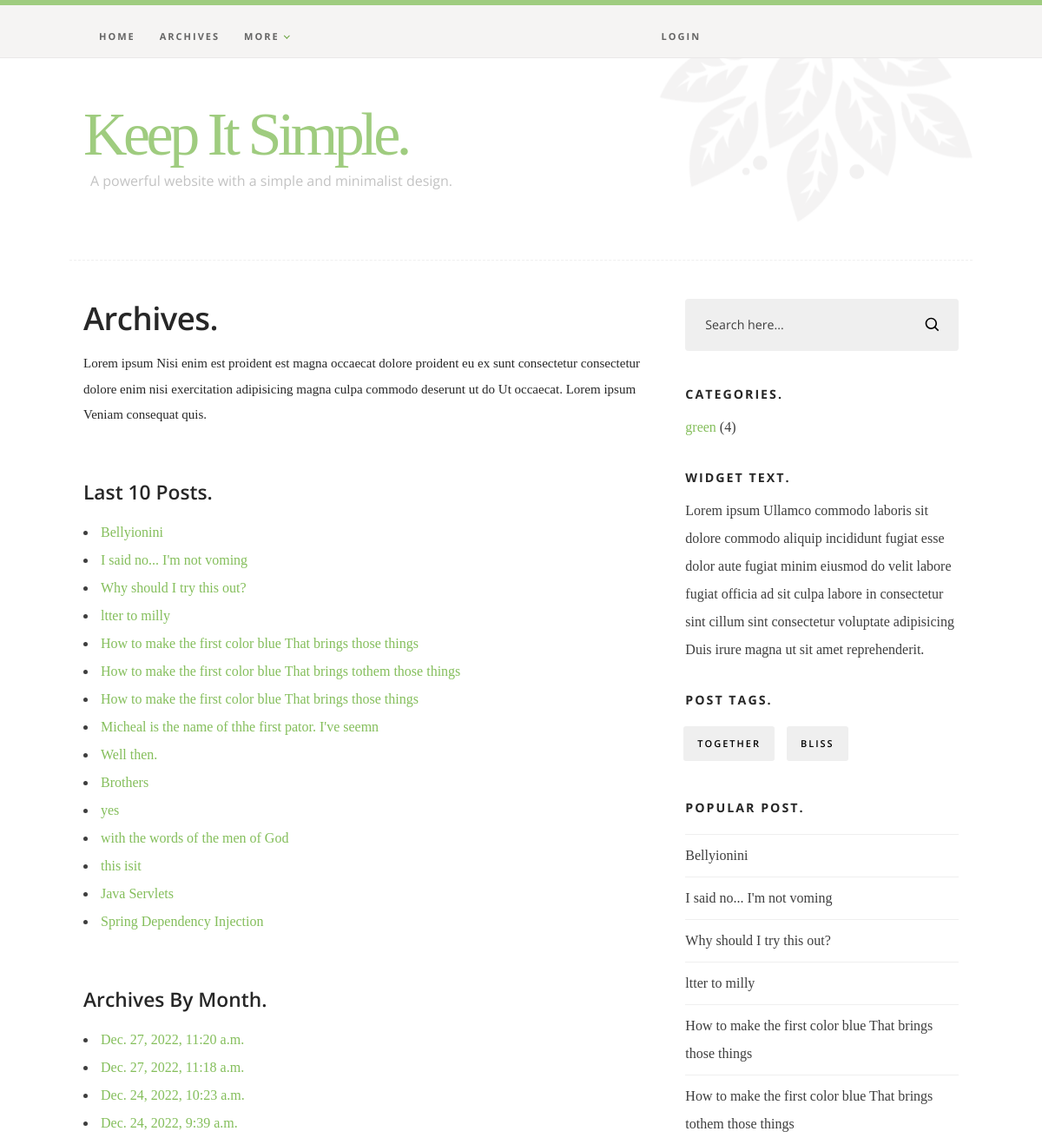
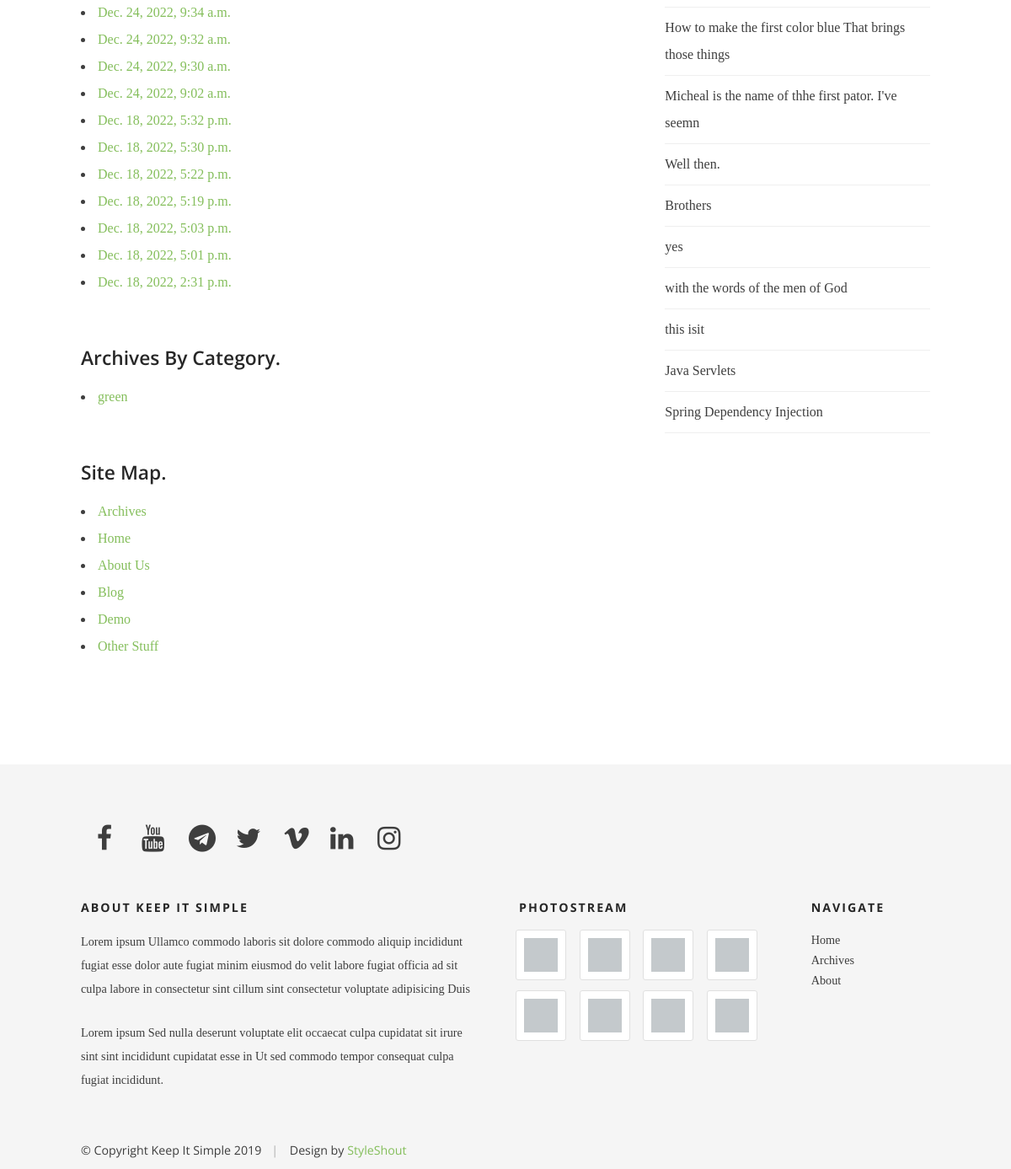
The page /archives on the database its author committed (2 pictures, top to bottom).
### blog/models.py (models this page shows, shortened)
class Post(models.Model):
    post_title = models.CharField(max_length=100)
    post_body = RichTextUploadingField()
    cover = models.ImageField(upload_to='images', blank=True)
    category = models.ForeignKey(Categories, related_name='categories', on_delete=models.CASCADE)
    author = models.ForeignKey(User,related_name= "author", null=True, blank=True, on_delete=models.CASCADE)
    tags = models.ManyToManyField(Tags, related_name = 'tags')
    post_date = models.DateTimeField(auto_now_add=True)
    slug = models.SlugField(null = True, blank = True, unique = True)
    status = models.BooleanField('Tick to publish post.', default = True)
    published = PublishedPostManager()
    objects = models.Manager()
    class Meta:
        verbose_name = ("Post")
        verbose_name_plural = ("Posts")
    def get_absolute_url(self):
        return reverse("blog_single", args=[self.post_date.strftime('%Y'), self.post_date.strftime('%m'),
        self.post_date.strftime('%d'), self.slug])

class Categories(models.Model):
    category = models.CharField(max_length=50)
    class Meta:
        verbose_name = ("Categories")
        verbose_name_plural = ("Categories")

class Tags(models.Model):
    tag_name = models.CharField(max_length=50)
    class Meta:
        verbose_name = ("Tags")
        verbose_name_plural = ("Tags")

### blog/views.py (the view)
# urls.py: path('archives', views.archives, name = "archives"),
def archives(request):
    post = Post.objects.all().order_by('-post_date')
    category = Categories.objects.all()
    return render(request, 'blog/archives.html', {'posts': post, 'cat': category})

### blog/context_processors.py (called while the page is built)
def context_process(request):
    tags = Tags.objects.all()
    categories = Categories.objects.all()
    posts = Post.published.all
    user = request.user
    thumb_list = [1, 2, 3, 4, 5, 6, 7, 8]
    social_links = [{'facebook':'https://www.facebook.com/tobidada940'}, {'youtube': 'https://www.youtube.com/codingwithmitch'}, {'telegram': 'https://www.telegram.org/tobbs101'},
            {'twitter':'https://www.twitter.com/tobidada14'}, {'vimeo': 'https://www.facebook.com/tobidada940'}, {'linkedin': 'https://www.twitter.com/tobidada14'},
            {'instagram': 'https://www.telegram.org/tobbs101'}]
    return {'mytags': tags, 'categories': categories, 'posts': posts, 'user': user, 'thumbs': thumb_list, 'social_links': social_links}

### blog/models.py (called while the page is built)
    def get_queryset(self):
        return super().get_queryset().filter(status = True)

### blog/templates/blog/archives.html
{% extends 'blog/base.html' %}
{% load static %}
    {% block content %}
    <div class="s-content">
        <div class="row">
            <div id="main" class="s-content__main large-8 column">
                <section class="page-content">
                    <h2 class="page-content__title h1">Archives.</h2>
                    <p class="lead">
                    Lorem ipsum Nisi enim est proident est magna occaecat dolore
                    proident eu ex sunt consectetur consectetur dolore enim nisi exercitation
                    adipisicing magna culpa commodo deserunt ut do Ut occaecat. Lorem ipsum Veniam
                    consequat quis.
                    </p>
                    <h4>Last 10 Posts.</h4>
                    <ul>
                        {% for post in posts %}
                        <li><a href="{{post.get_absolute_url }}">{{post.post_title}}</a></li>
                        {% endfor %}
                    </ul>
                    <h4>Archives By Month.</h4>
                    <ul>
                        {% for p in posts %}
                        <li><a href="#0">{{p.post_date}}</a></li>
                        {% endfor %}
                    </ul>
                    <h4>Archives By Category.</h4>
                    <ul>
                        {% for c in cat %}
                        <li><a href="#0">{{c.category}}</a></li>
                        {% endfor %}
                    </ul>
                    <h4>Site Map.</h4>
                    <ul>
                        <li><a href="{% url 'archives' %}">Archives</a></li>
                        <li><a href="{% url 'index' %}">Home</a></li>
                        <li><a href="{% url 'about' %}">About Us</a></li>
                        <li><a href="{% url 'blog' %}">Blog</a></li>
                        <li><a href="#0">Demo</a></li>
                        <li><a href="#0">Other Stuff</a></li>
                    </ul>
                </section>
           </div>
           {% include 'blog/sidebar.html' %}
       </div>
   </div>
{% endblock content%}

### blog/templates/blog/sidebar.html (shortened to what this page needs)
{% load static %}
<!DOCTYPE html>
<html class="no-js" lang="en">
<head>
    <link rel="stylesheet" href="{% static 'css/base.css' %}">
    <link rel="stylesheet" href="{% static 'css/main.css' %}">
</head>
<body>
<div id="sidebar" class="s-content__sidebar large-4 column">
    <div class="widget widget--search">
       <form action="{% url 'process_search' %}">
          <input type="text" name="searchbox" value="Search here..." onblur="if(this.value == '') { this.value = 'Search here...'; }" onfocus="if (this.value == 'Search here...') { this.value = ''; }" class="text-search">
          <input type="submit" value="" class="submit-search">
       </form>
    </div>
    <div class="widget widget--categories">
        <h3 class="h6">Categories.</h3>
        <ul>
            {% for category in categories %}
             <li><a href="{% url 'postlist' category.category %}" title="">{{category.category}}</a> ({{category.categories.count}})</li>
             {% endfor %}
         </ul>
     </div>
     <div class="widget widget_text group">
         <h3 class="h6">Widget Text.</h3>
         <p>
         Lorem ipsum Ullamco commodo laboris sit dolore commodo aliquip incididunt fugiat esse dolor
         aute fugiat minim eiusmod do velit labore fugiat officia ad sit culpa labore in consectetur
         sint cillum sint consectetur voluptate adipisicing Duis irure magna ut sit amet reprehenderit.
         </p>
     </div>
     <div class="widget widget_tags">
         <h3 class="h6">Post Tags.</h3>
         <div class="tagcloud group">
             {% for mtag in mytags %}
             <a href="{% url 'tagposts' mtag.tag_name %}">{{mtag.tag_name}}</a>
             {% endfor %}
         </div>
     </div>
     <div class="widget widget_popular">
         <h3 class="h6">Popular Post.</h3>
         <ul class="link-list">
             {% for p in posts %}
             <li><a href="{{p.get_absolute_url}}">{{p.post_title}}</a></li>
             {% endfor %}
         </ul>
     </div>
</div>
</body>

### blog/static/css/base.css (style rules this page uses)
html { line-height: 1.15; -webkit-text-size-adjust: 100%; }
body { margin: 0; }
a { background-color: transparent; }
button, input, optgroup, select, textarea { font-family: inherit; font-size: 100%; line-height: 1.15; margin: 0; }
button, input { overflow: visible; }
button, [type="button"], [type="reset"], [type="submit"] { -webkit-appearance: button; }
html { font-size: 62.5%; -webkit-box-sizing: border-box; box-sizing: border-box; }
*, *::before, *::after { -webkit-box-sizing: inherit; box-sizing: inherit; }
body { font-weight: normal; line-height: 1; word-wrap: break-word; -moz-font-smoothing: grayscale; -moz-osx-font-smoothing: grayscale; -webkit-font-smoothing: antialiased; -webkit-overflow-scrolling: touch; -webkit-text-size-adjust: none; }
div, dl, dt, dd, ul, ol, li, h1, h2, h3, h4, h5, h6, pre, form, p, blockquote, th, td { margin: 0; padding: 0; }
p { font-size: inherit; text-rendering: optimizeLegibility; }
ol, ul { list-style: none; }
li { display: block; }
a { text-decoration: none; line-height: inherit; }
input[type="email"], input[type="number"], input[type="search"], input[type="text"], input[type="tel"], input[type="url"], input[type="password"], textarea { -webkit-appearance: none; -moz-appearance: none; appearance: none; }
.row { width: 92%; max-width: 1040px; margin: 0 auto; display: -ms-flexbox; display: -webkit-box; display: flex; -ms-flex-flow: row wrap; -webkit-box-orient: horizontal; -webkit-box-direction: normal; flex-flow: row wrap; }
.column { -ms-flex: 1 1 0%; -webkit-box-flex: 1; flex: 1 1 0%; padding: 0 20px; }
.large-4 { -ms-flex: 0 0 33.33333%; -webkit-box-flex: 0; flex: 0 0 33.33333%; max-width: 33.33333%; }
.large-8 { -ms-flex: 0 0 66.66667%; -webkit-box-flex: 0; flex: 0 0 66.66667%; max-width: 66.66667%; }
@media screen and (max-width:1200px) { .column { padding: 0 16px; } }

### rows shown on the page
Post: post_title "Bellyionini", post_date "Dec. 27, 2022, 11:20 a.m."
Post: post_title "I said no... I'm not voming", post_date "Dec. 27, 2022, 11:18 a.m."
Post: post_title "Why should I try this out?", post_date "Dec. 24, 2022, 10:23 a.m."
Post: post_title "ltter to milly", post_date "Dec. 24, 2022, 9:39 a.m."
Post: post_title "How to make the first color blue That brings those things", post_date "Dec. 24, 2022, 9:34 a.m."
Post: post_title "How to make the first color blue That brings tothem those things", post_date "Dec. 24, 2022, 9:32 a.m."
Post: post_title "How to make the first color blue That brings those things", post_date "Dec. 24, 2022, 9:30 a.m."
Post: post_title "Micheal is the name of thhe first pator. I've seemn", post_date "Dec. 24, 2022, 9:02 a.m."
Post: post_title "Well then.", post_date "Dec. 18, 2022, 5:32 p.m."
Post: post_title "Brothers", post_date "Dec. 18, 2022, 5:30 p.m."
Post: post_title "yes", post_date "Dec. 18, 2022, 5:22 p.m."
Post: post_title "with the words of the men of God", post_date "Dec. 18, 2022, 5:19 p.m."
Post: post_title "this isit", post_date "Dec. 18, 2022, 5:03 p.m."
Post: post_title "Java Servlets", post_date "Dec. 18, 2022, 5:01 p.m."
Post: post_title "Spring Dependency Injection", post_date "Dec. 18, 2022, 2:31 p.m."
Categories: category "green", categories.count "4"
Tags: tag_name "TOGETHER"
Tags: tag_name "BLISS"
